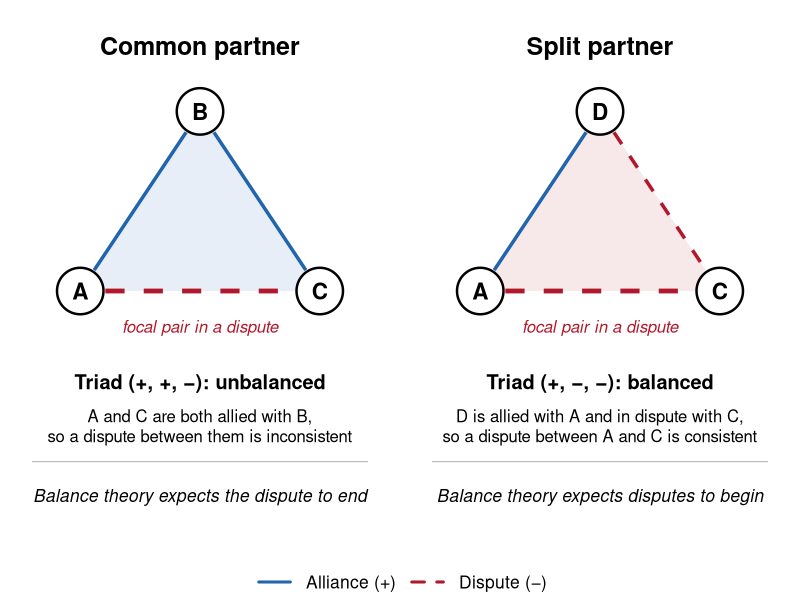
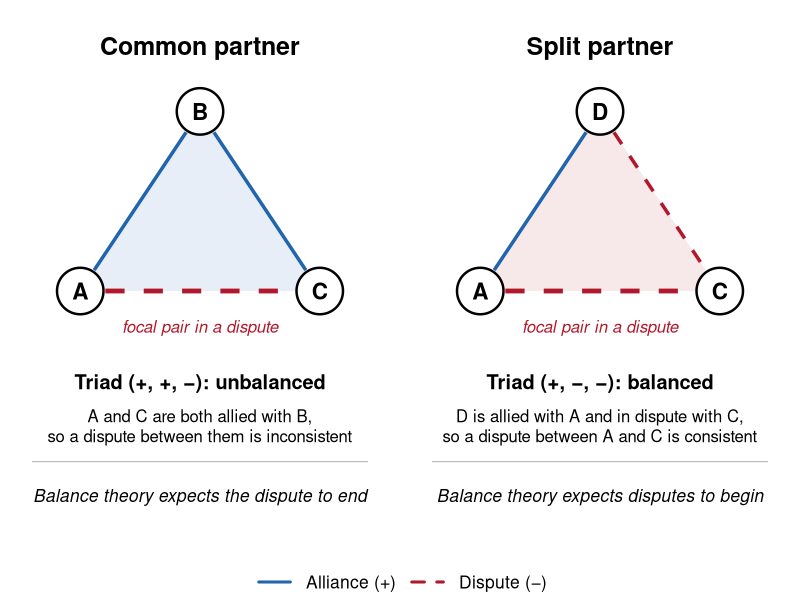

Generate these figures, in order, with R:
# 43: Schematic of common and split partners around a focal pair A-C in a dispute (two panels).
setwd("/Users/tgrund/FILES_NEW/RESEARCH/2026 Trade")
pos <- "#2166ac"; neg <- "#b2182b"
panel <- function(title, third, s1, s2, tint, verdict, why, expect) {
  plot(NA, xlim = c(-1.0, 5.0), ylim = c(-4.3, 3.9), axes = FALSE, xlab = "", ylab = "", asp = 1)
  P <- list(A = c(0, 0), C = c(4, 0), X = c(2, 3))
  polygon(rbind(P$A, P$C, P$X), col = tint, border = NA)
  seg <- function(a, b, s, lwd = 3.4) { u <- P[[b]] - P[[a]]; u <- u / sqrt(sum(u^2)); r <- 0.42; p0 <- P[[a]] + r * u; p1 <- P[[b]] - r * u
    segments(p0[1], p0[2], p1[1], p1[2], lty = ifelse(s > 0, 1, 2), lwd = lwd, col = ifelse(s > 0, pos, neg), lend = 1) }
  seg("A", "C", -1, 4.6); seg("A", "X", s1); seg("X", "C", s2)
  for (n in c("A", "C", "X")) { points(P[[n]][1], P[[n]][2], pch = 21, bg = "white", cex = 6.2, lwd = 2.4); text(P[[n]][1], P[[n]][2], ifelse(n == "X", third, n), font = 2, cex = 1.35) }
  text(2, -0.62, "focal pair in a dispute", col = neg, cex = 1.0, font = 3)
  text(2, 4.05, title, font = 2, cex = 1.5, xpd = NA)
  text(2, -1.55, verdict, cex = 1.2, font = 2, xpd = NA)
  text(2, -2.25, why, cex = 1.0, xpd = NA)
  segments(-0.8, -2.85, 4.8, -2.85, col = "grey70", lwd = 1)
  text(2, -3.45, expect, cex = 1.05, font = 3, xpd = NA)
}
draw <- function() {
  par(mfrow = c(1, 2), mar = c(0.3, 0.3, 0.6, 0.3), family = "sans")
  panel("Common partner", "B", 1, 1, "#e8eef7", "Triad (+, +, −): unbalanced", "A and C are both allied with B,\nso a dispute between them is inconsistent", "Balance theory expects the dispute to end")
  panel("Split partner", "D", 1, -1, "#f7e8ea", "Triad (+, −, −): balanced", "D is allied with A and in dispute with C,\nso a dispute between A and C is consistent", "Balance theory expects disputes to begin")
  par(fig = c(0, 1, 0, 1), new = TRUE, mar = c(0, 0, 0, 0)); plot.new()
  legend("bottom", c("Alliance (+)", "Dispute (−)"), lty = c(1, 2), lwd = 3, col = c(pos, neg), bty = "n", horiz = TRUE, cex = 1.05, inset = -0.005, xpd = NA)
}
pdf("results/fig_pressure.pdf", width = 8.4, height = 4.9); draw(); dev.off()
png("results/fig_pressure.png", width = 1680, height = 980, res = 200); draw(); dev.off()
